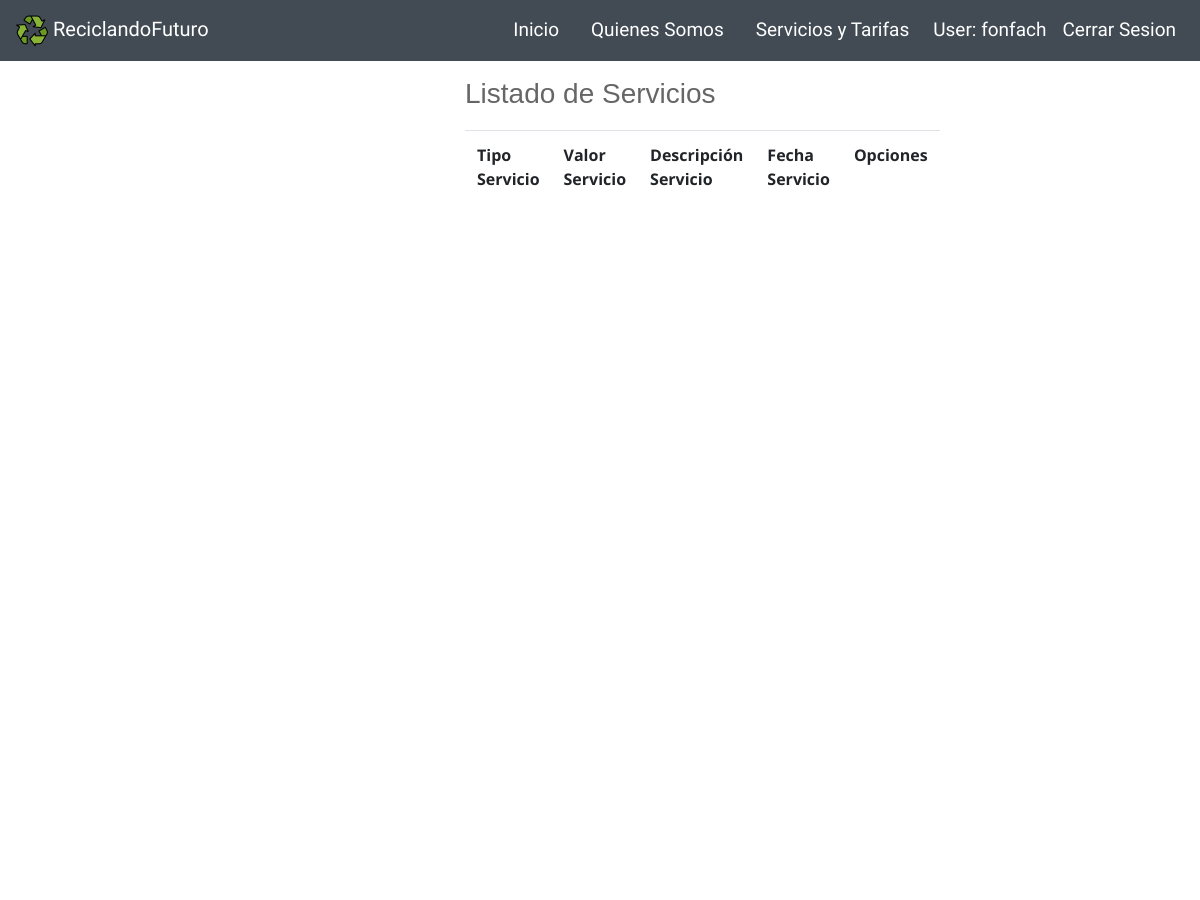
Page /mantenedor/ (signed in, upper part) on the earlier database version.
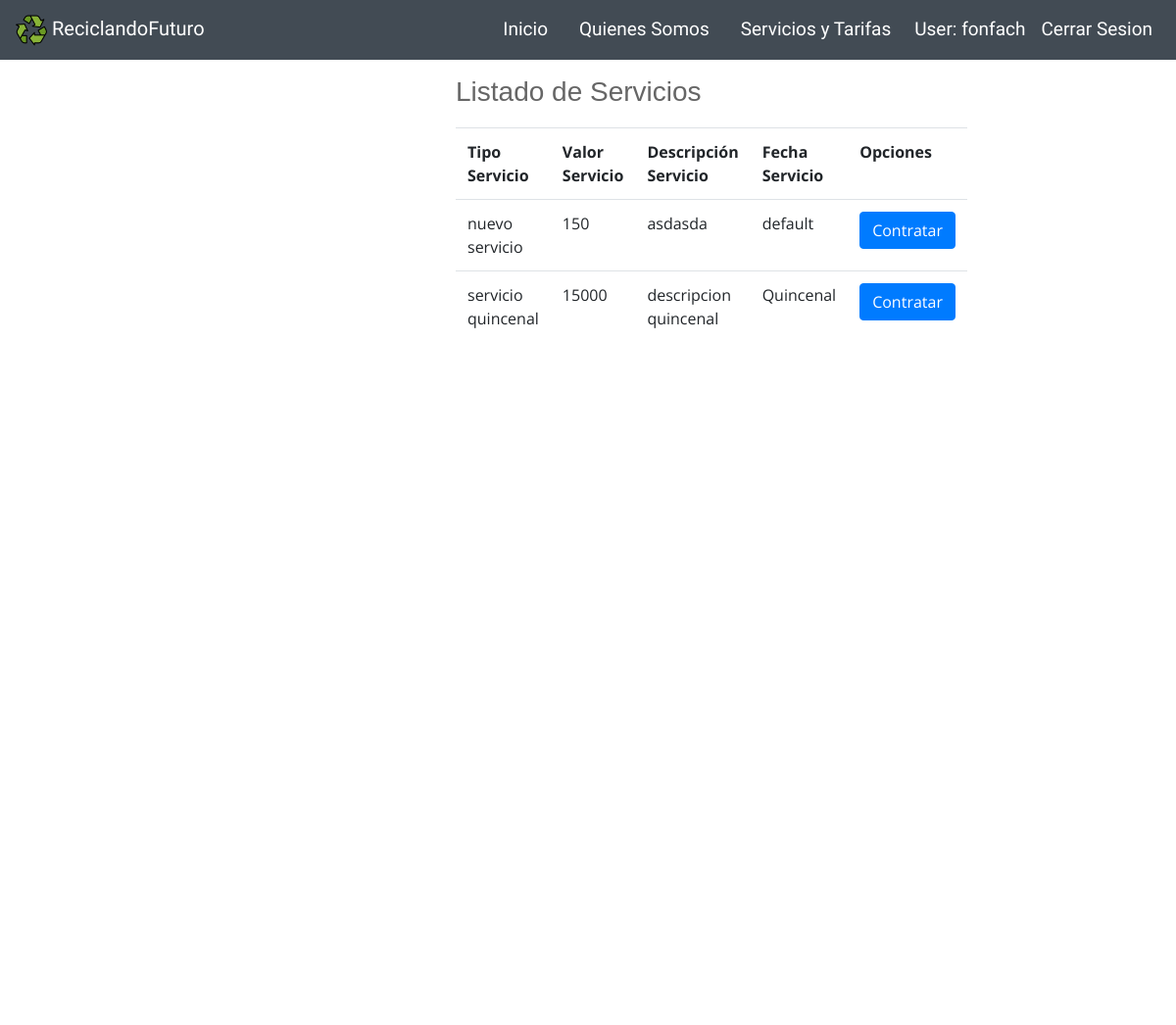
Same page on the later database version.
### core/models.py (models this page shows, shortened)
class Servicio(models.Model):
    nombre_servicio         = models.CharField(max_length=80)
    valor_servicio          = models.IntegerField()
    descripcion_servicio    = models.TextField(max_length=200)
    fecha_servicio          = models.CharField(max_length=100, choices=TIPO_RETIRO)
    cliente                 = models.ForeignKey(User, on_delete=models.CASCADE, null=True, blank=True)

### core/views.py (the view)
# urls.py: path('mantenedor/', mantenedor, name="mantenedor"),
@login_required
def mantenedor(request):
    servicios= Servicio.objects.all()
    data = {
        'servicios': servicios
    }
    return render(request, 'core/mantenedor.html', data)

### core/templates/core/mantenedor.html (shortened to what this page needs)
{% extends 'core/base.html' %}
{% load static %}
{% block contenido %}
<div class="pb-5 pt-3 container" style="margin-bottom: 100vh;">
    <h3>Listado de Servicios</h3>
    <table class="table table-hover">
        <tr>
            <th>Tipo Servicio</th>
            <th>Valor Servicio</th>
            <th>Descripción Servicio</th>
            <th>Fecha Servicio</th>
            <th>Opciones</th>
        </tr>
        {% for s in servicios %}
        <tr>
            <td>{{ s.nombre_servicio }}</td>
            <td>{{ s.valor_servicio}}</td>
            <td>{{ s.descripcion_servicio}}</td>
            <td>{{ s.fecha_servicio}}</td>
            {% if request.user.groups.all.0.name == 'Administrador' %}
                <td>
                    <a class="btn btn-warning" href="{% url 'modificar-servicio' s.id %}">Modificar</a>
                </td>
                <td><a class="btn btn-danger" href="#" onclick="confirmarEliminacion({{s.id}});">Eliminar</a></td>
            {% else %}
                <td>
                    <a class="btn btn-primary" href="{% url 'contratar-servicio' s.id %}">Contratar</a>
                </td>
            {% endif %}
        </tr>
        {% endfor %}
    </table>
</div>
{% endblock %}

### core/templates/core/base.html (shortened to what this page needs)
{% load static %}
<!DOCTYPE html>
<html lang="es">
<head>
  <link rel="stylesheet" type="text/css" media="screen" href="{% static 'core/css/estilo.css'%}" />
  <link rel="stylesheet" href="https://stackpath.bootstrapcdn.com/bootstrap/4.3.1/css/bootstrap.min.css"
 />
  <link rel="stylesheet" href="{% static 'css/estilo.css' %}" />
</head>
<body>
  <nav id="cont-nav-color" class="navbar navbar-expand-lg sticky-top col-sm-12">
    <a class="navbar-brand" href="{% url 'home'%}" style="color:black"><img src="img/recycle-sign.png" alt="" class="logo" />
      <small>ReciclandoFuturo</small>
    </a>
    <div class="collapse navbar-collapse" id="navegadorContenido">
      <ul class="navbar-nav ml-auto">
        <li class="nav-item mx-2">
          <a class="nav-link" href="{% url 'home'%}">Inicio</a>
        </li>
        <li class="nav-item mx-2">
          <a class="nav-link" href="#about">Quienes Somos</a>
        {% if user.is_authenticated %}
            {% if request.user.groups.all.0.name == 'Administrador' %}
              <li class="nav-item">
                  <a class="nav-link" href="{% url 'agregar-servicio' %}">Agregar servicio</a>
              </li>
              <li class="nav-item">
                  <a class="nav-link" href="#">User: {{ user.username }}</a>
              </li>
              <li class="nav-item">
                <a class="nav-link" href="{% url 'logout' %}">Cerrar Sesion</a>
            </li>
            {% else %}
            <li class="nav-item mx-2">
              <a class="nav-link" href="{% url 'mantenedor'%}">Servicios y Tarifas</a>
            </li>
              <li class="nav-item">
                  <a class="nav-link" href="{% url 'perfil' %}">User: {{ user.username }}</a>
              </li>
              <li class="nav-item">
                <a class="nav-link" href="{% url 'logout' %}">Cerrar Sesion</a>
            </li>
            {% endif %}
        {% endif %}
      </ul>
    </div>
  </nav>
  {% block contenido %}
  {% endblock %}
</body>
</html>

### core/static/core/css/estilo.css (style rules this page uses)
html { scroll-behavior: smooth; }
body { background: #fff; color: #666666; font-family: "Open Sans", sans-serif; }
a { color: #18d26e; transition: 0.5s; }
h1, h2, h3, h4, h5, h6 { font-family: "Montserrat", sans-serif; font-weight: 400; margin: 0 0 20px 0; padding: 0; }
nav { font-family: 'Inconsolata', monospace; }
#cont-nav-color { background-color: #424B54; }
#navegadorContenido ul li a { text-decoration: none; color: white; font-size: 19px; }
#cont-nav-color small { color: white; font-size: 20px; }
.container { position: relative; z-index: 1; max-width: 300px; margin: 0 auto; }
.container:before, .container:after { content: ""; display: block; clear: both; }
:root { --input-padding-x: 1.5rem; --input-padding-y: .75rem; }

Differences in the rows shown:
added Servicio: nombre_servicio "nuevo servicio", valor_servicio "150", descripcion_servicio "asdasda", fecha_servicio "default"
added Servicio: nombre_servicio "servicio quincenal", valor_servicio "15000", descripcion_servicio "descripcion quincenal", fecha_servicio "Quincenal"
